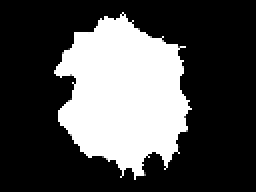
%> input picture doc/publication/figures/spatial/this_mask.png, 128 x 96 px, shrunk from 1950 x 1458 before the run, given in place of cell_mask.png, which was not available (shown 2 times larger)
$ octave pixel_gradient.m   (GNU Octave 9; MATLAB toolbox functions it lacks are replaced by stand-ins)
%> lines starting %> are read from the running program, lines starting %| are printed output that depends on the picture; in (x1, y1, x2, y2) boxes, pixels count from 0 and x2, y2 are one past the last pixel; in counts of white or black regions, pixels touching at a corner belong together; the program's own positions count from 1; pictures that were not available may be replaced by others from this repository, and a replacement may not be noted
### src/visualize_cell_features/find_binary_bounding_box.m
function bbox = find_binary_bounding_box(I)
% FIND_BINARY_BOUNDING_BOX    finds the minimum box which completely encloses
%                             the provided binary image
%
%   [min_row,min_col,max_row,max_col] = find_binary_bounding_box(I) finds the min
%   and max, x and y coordinates that completely enclose the binary
%   image, 'I'


%%%%%%%%%%%%%%%%%%%%%%%%%%%%%%%%%%%%%%%%%%%%%%%%%%%%%%%%%%%%%%%%%%%%%%%%%%%%%%%
%%Setup variables and parse command line
%%%%%%%%%%%%%%%%%%%%%%%%%%%%%%%%%%%%%%%%%%%%%%%%%%%%%%%%%%%%%%%%%%%%%%%%%%%%%%%

i_p = inputParser;
i_p.addRequired('I',@(x)isnumeric(x) || islogical(x));

i_p.parse(I);

%%%%%%%%%%%%%%%%%%%%%%%%%%%%%%%%%%%%%%%%%%%%%%%%%%%%%%%%%%%%%%%%%%%%%%%%%%%%%%%
%%Main Program
%%%%%%%%%%%%%%%%%%%%%%%%%%%%%%%%%%%%%%%%%%%%%%%%%%%%%%%%%%%%%%%%%%%%%%%%%%%%%%%

bbox(1) = find(sum(I) > 0,1,'first');
bbox(2) = find(sum(I,2) > 0,1,'first');
bbox(3) = find(sum(I)>0, 1, 'last');
bbox(4) = find(sum(I,2)>0, 1, 'last');

### doc/publication/figures/spatial/pixel_gradient.m
cell_mask = imread('../../../../results/focal_adhesions/time_series_01/individual_pictures/001/cell_mask.png');
%> cell_mask is the input picture: size 96x128 uint8; min 0, max 255, mean 77.6
original_size = size(cell_mask);
%> original_size = [96 128]
% [4 lines of commented-out code are left out]

cell_mask = imread('this_mask.png');
cell_mask = logical(cell_mask(3:end,:,1));
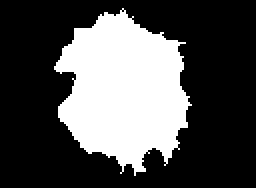
%> cell_mask: size 94x128 logical (shown 2 times larger); 31.2% white; 1 white region, box (x1, y1, x2, y2) and area: (27, 4, 96, 88) 3756

addpath('../../../../src/visualize_cell_features/')

scale_factor = size(cell_mask,1)/original_size(1);
%> scale_factor = 0.979

% cell_mask = imresize(cell_mask,scale_factor);

dists = bwdist(not(cell_mask));
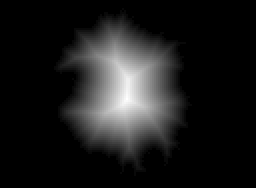
%> dists: size 94x128 single (shown 2 times larger); min 0, max 27.86, mean 3; drawn with min black and max white

green_color_seq = [0.433691756 1.000000000 0.792114695 0.516129032 0.293906810 0.197132616 ...
    0.111111111 0.125448029 0.071684588 0.050179211 0.053763441 0.035842294 ...
    0.043010753 0.035842294 0.057347670 0.039426523 0.046594982 0.043010753 ...
    0.050179211 0.014336918 0.043010753 0.021505376 0.025089606 0.014336918 ...
    0.003584229 0.017921147 0.017921147 0.010752688 0.010752688 0.007168459 ...
    0.000000000 0.000000000 0.003584229 0.000000000 0.003584229];

green_dist_seq = (0:5:5*(length(green_color_seq) - 1))*scale_factor;
%> green_dist_seq = 35 values from 0 to 166.5

green_layer_interp = zeros(size(cell_mask));
for i = 1:size(green_layer_interp,1)
    for j = 1:size(green_layer_interp,2)
        if (dists(i,j) == 0), continue; end

        first_color = find(green_dist_seq <= dists(i,j),1,'last');
        if (isempty(first_color)), continue; end

        second_color = find(green_dist_seq > dists(i,j),1,'first');
        if (isempty(second_color)), continue; end

        assert(second_color == first_color + 1, '%d %d', first_color, second_color);

        green_layer_interp(i,j) = interp1([green_dist_seq(first_color),green_dist_seq(second_color)], ...
                                          [green_color_seq(first_color),green_color_seq(second_color)], ...
                                          dists(i,j));
    end
end
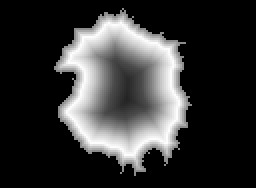
%> green_layer_interp: size 94x128 double (shown 2 times larger); min 0, max 0.996, mean 0.206
disp('Done with Green')

red_color_seq = [0.286738351 0.677419355 0.394265233 0.354838710 0.358422939 0.390681004 ...
    0.430107527 0.365591398 0.318996416 0.293906810 0.207885305 0.182795699 ...
    0.161290323 0.103942652 0.129032258 0.078853047 0.075268817 0.078853047 ...
    0.064516129 0.039426523 0.046594982 0.032258065 0.017921147 0.043010753 ...
    0.007168459 0.010752688 0.014336918 0.017921147 0.014336918 0.021505376 ...
    0.003584229 0.000000000 0.003584229 0.003584229 0.003584229];

red_dist_seq = (0:5:5*(length(red_color_seq) - 1))*scale_factor;
%> red_dist_seq = 35 values from 0 to 166.5

red_layer_interp = zeros(size(cell_mask));
for i = 1:size(red_layer_interp,1)
    for j = 1:size(red_layer_interp,2)
        if (dists(i,j) == 0), continue; end

        first_color = find(red_dist_seq <= dists(i,j),1,'last');
        if (isempty(first_color)), continue; end

        second_color = find(red_dist_seq > dists(i,j),1,'first');
        if (isempty(second_color)), continue; end

        assert(second_color == first_color + 1, '%d %d', first_color, second_color);

        red_layer_interp(i,j) = interp1([red_dist_seq(first_color),red_dist_seq(second_color)], ...
                                          [red_color_seq(first_color),red_color_seq(second_color)], ...
                                          dists(i,j));
    end
end
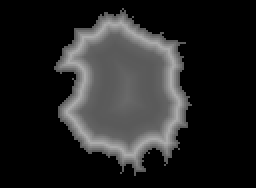
%> red_layer_interp: size 94x128 double (shown 2 times larger); min 0, max 0.671, mean 0.141
disp('Done with Red')

grad_image = zeros([size(cell_mask),3]);
grad_image(:,:,1) = red_layer_interp;
grad_image(:,:,2) = green_layer_interp;
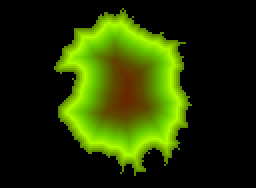
%> grad_image: size 94x128x3 double (shown 2 times larger); mean R, G, B 0.141, 0.206, 0

bounds = find_binary_bounding_box(cell_mask);
%> bounds = [28 5 96 88]

for i=1:3
    temp = grad_image(:,:,i);

    dilate_mask = imdilate(cell_mask,strel('disk',3));

    temp(find(bwperim(dilate_mask))) = 0;
    temp(find(not(dilate_mask))) = 1;
    grad_image(:,:,i) = temp;
end
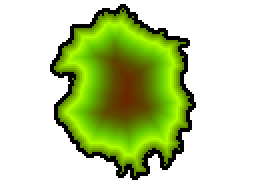
%> grad_image: size 94x128x3 double (shown 2 times larger); mean R, G, B 0.77, 0.835, 0.629
%> temp: size 94x128 double; values 0 (black) and 1 (white), 62.9% white; 1 black region, box (x1, y1, x2, y2) and area: (25, 2, 98, 90) 4459

grad_image = grad_image(bounds(2):bounds(4), bounds(1):bounds(3),:);
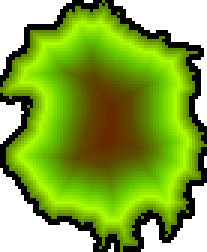
%> grad_image: size 84x69x3 double (shown 3 times larger); mean R, G, B 0.53, 0.665, 0.238
imwrite(grad_image,'gradient_image.png');
